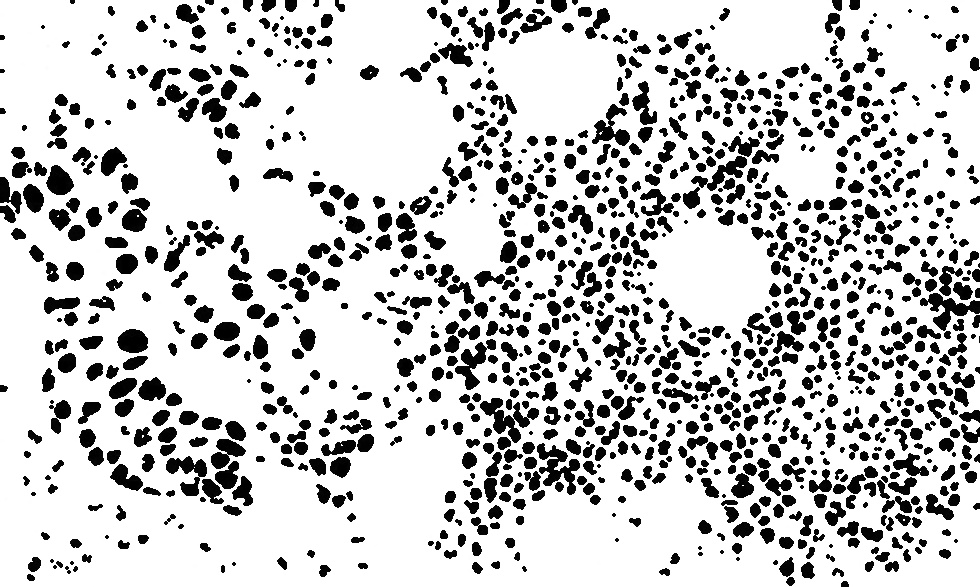
#> input picture HW5/Images/BCClosed2.jpg, 980 x 587 px, found by its file name
$ python DistanceNew.py ../Images/BCClosed2.jpg ../Images/BCDistanced.jpg
#> lines starting #> are read from the running program, lines starting #| are printed output that depends on the picture
### HW5/src/DIPLib.py
import os
import sys
import cv2 as cv
import numpy as np
import matplotlib.pyplot as plt

#Display image in window
def displayImage(img):
    cv.imshow("Image", img)
    cv.waitKey(0)
    cv.destroyAllWindows()

#Save image to given path
# [357 lines left out: functions saveImage, rgb2gray, rgb2graySingleChannel, rgb2binary, gray2binary, histogram and 10 more, not called in this run]

### HW5/src/DistanceNew.py
'''Program to apply morphological functions on input image'''
import os
import sys
import cv2 as cv
import numpy as np
import matplotlib.pyplot as plt
from skimage.feature import peak_local_max
from scipy import ndimage as ndi
import random as rng
from DIPLib import displayImage

#Generate histogram of single channel of image
# [67 lines left out: functions histogram, minMaxLCS, plotCenters, not called in this run]

def centerImage(img, markers):
    imgHeight, imgWidth = img.shape[:2]

    imgCenters = np.zeros((imgHeight, imgWidth), dtype=np.uint8)

    for coor in markers:
        y, x = coor
        imgCenters[y][x] = 255

    return imgCenters

#Get paths for input and output files
srcDir = os.path.dirname(os.path.abspath(__file__))
inPath = str(srcDir + '\\' + sys.argv[1])
outPath = str(srcDir + '\\' + sys.argv[2])

#Read in image
img = cv.imread(inPath)
#> img is the input picture: shape (587, 980, 3); min 0, max 255, mean 200.8

#Convert to gray for appropriate dtype
img = cv.cvtColor(img, cv.COLOR_BGR2GRAY)
#> img: shape (587, 980)

#Invert image
img = 255 - img
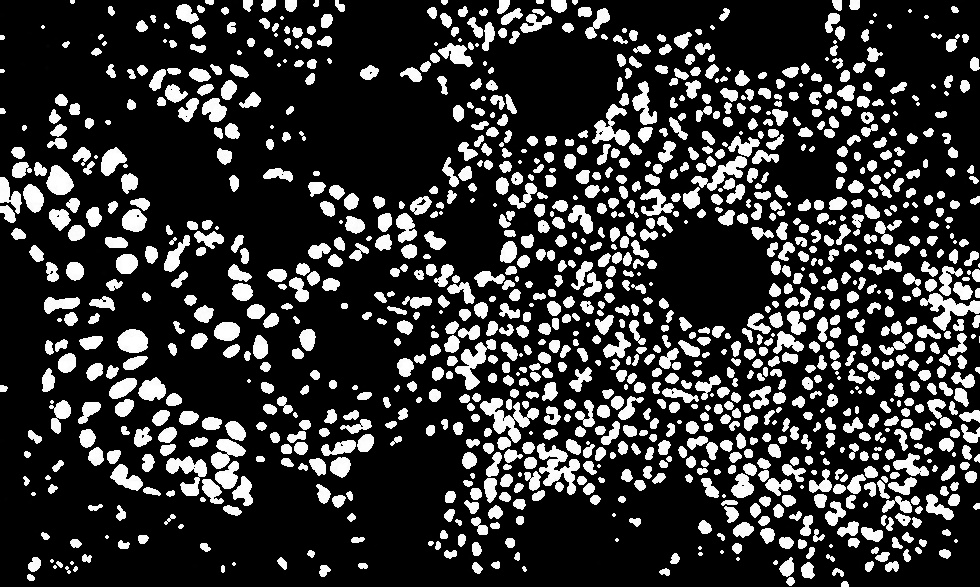
#> img: shape (587, 980); min 0, max 255, mean 54.2

#Apply distance transform
distTrans = cv.distanceTransform(img, cv.DIST_L2, cv.DIST_MASK_PRECISE)

#Normalize into range {0.0, 1.0}
cv.normalize(distTrans, distTrans, 0, 1.0, cv.NORM_MINMAX)

#Generate sure background and foreground images
sure_fg = cv.erode(img, None, iterations=2)
sure_bg = cv.dilate(img, None, iterations=3)
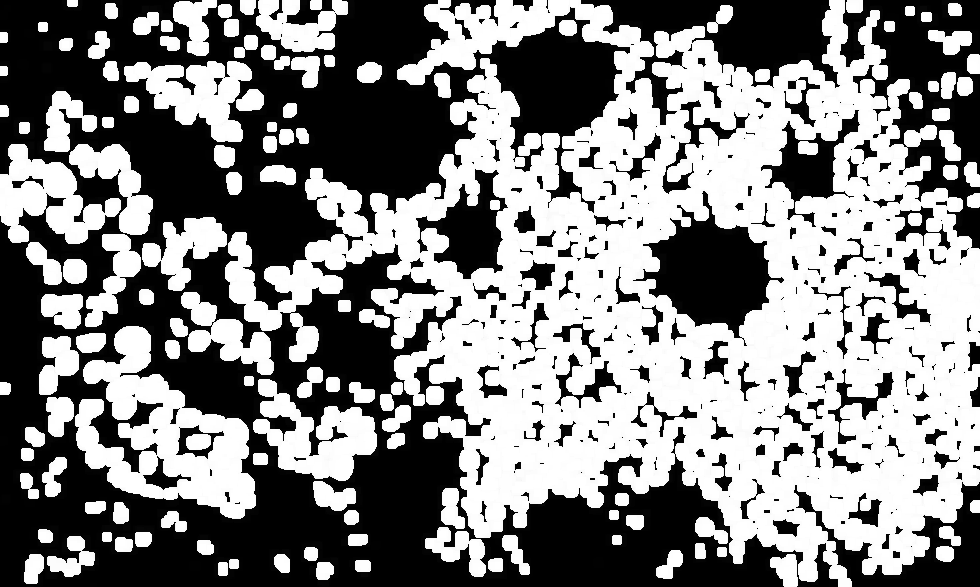
#> sure_bg: shape (587, 980); min 0, max 255, mean 131.5
# [7 lines of commented-out code are left out]

'''displayImage(combine)
img = cv.cvtColor(img, cv.COLOR_GRAY2BGR)
cv.watershed(img, combine)
m = cv.convertScaleAbs(combine)
displayImage(combine)'''

#Extract local maxima
markers = peak_local_max(distTrans, 3, threshold_rel=.2)
#> markers = 1503 pairs, first value 3 to 581, second value 9 to 975

#Place center points at maxima and dilate
imgCenters = centerImage(distTrans, markers)
#> the loop in centerImage, `for coor in markers:` made 1503 passes
#> (y, x) on passes 1 to 3: (182, 59), (341, 133), (264, 126)
#> after the loop in centerImage, `for coor in markers:`:
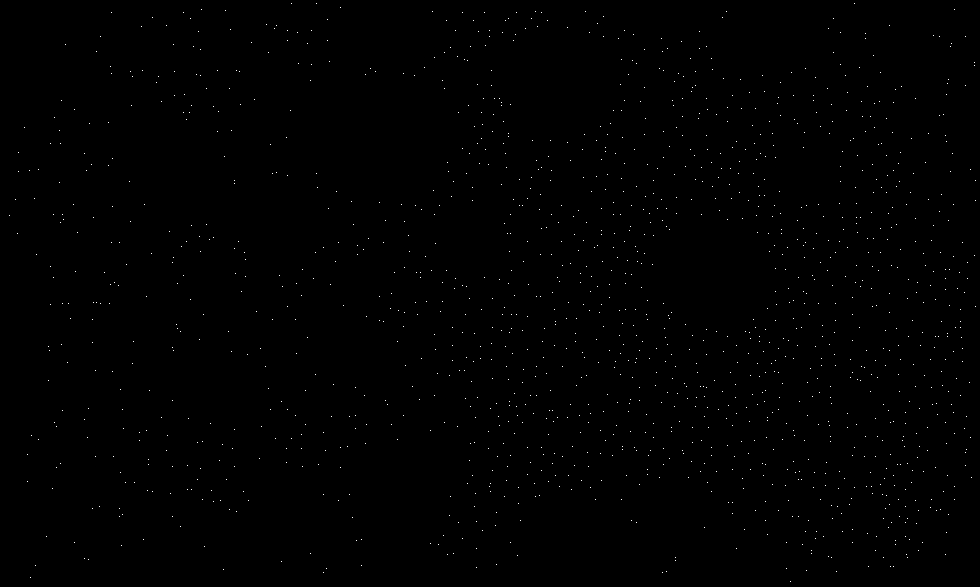
#> imgCenters: shape (587, 980); 0.26% white in thin lines or dots
imgCenters = cv.dilate(imgCenters, None, iterations=1)
#> imgCenters: shape (587, 980); 2.4% white in thin lines or dots
#displayImage(imgCenters)

#Create square kernel
kernel = np.ones((2,2), np.uint8)

unknown = cv.subtract(sure_bg, imgCenters)
displayImage(unknown)

#Perform connected components on centers
ret, labels = cv.connectedComponents(imgCenters)
#> labels: shape (587, 980) int32; 1453 distinct labels, from 0 to 1452
#> ret = 1453

#Increment labels to save 0 for unknown
labels = labels + 1
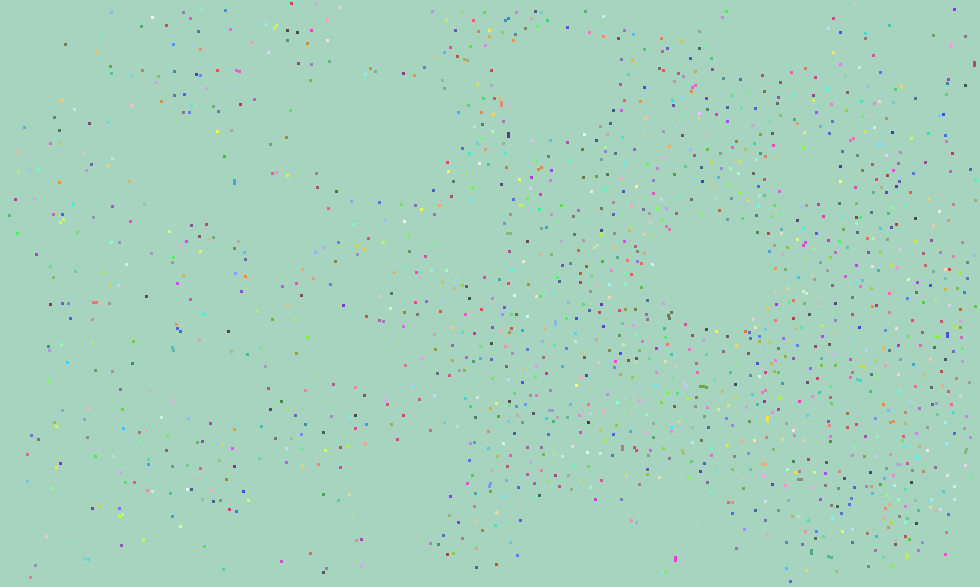
#> labels: shape (587, 980) int32; 1453 distinct labels, from 1 to 1453; one colour per label, 0 black

#Set unknown area in combined image to 0
#labels[combine == 0] = 0
#labels[combine == 128] = -1

labels[unknown == 255] = 0
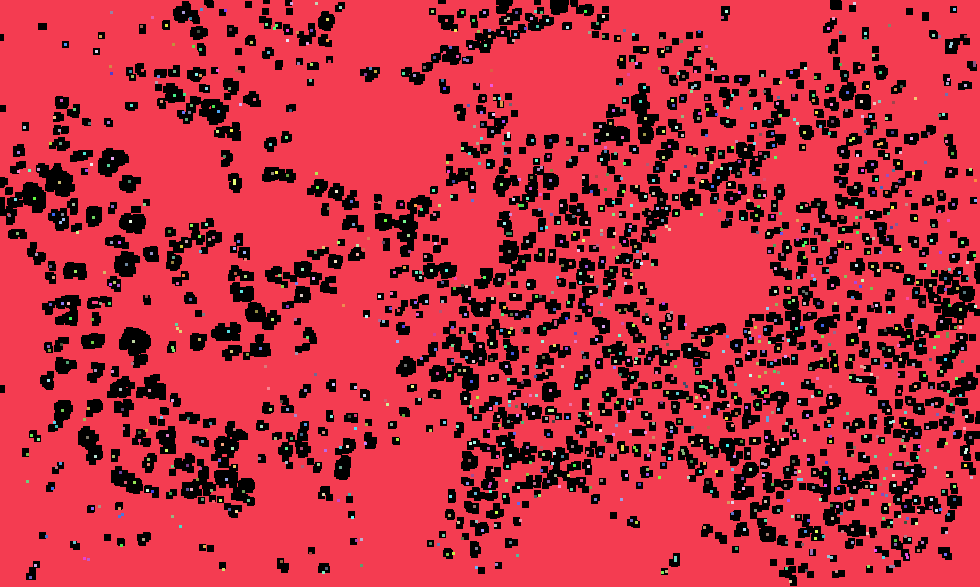
#> labels: shape (587, 980) int32; 1454 distinct labels, from 0 to 1453; one colour per label, 0 black
#labels[unknown == 0] = -1

#Convert to color
imgCenters = cv.cvtColor(imgCenters, cv.COLOR_GRAY2BGR)
#> imgCenters: shape (587, 980, 3); 2.4% white in thin lines or dots
img = cv.cvtColor(img, cv.COLOR_GRAY2BGR)
#> img: shape (587, 980, 3)

#Perform watershed
labels = cv.watershed(img, labels)
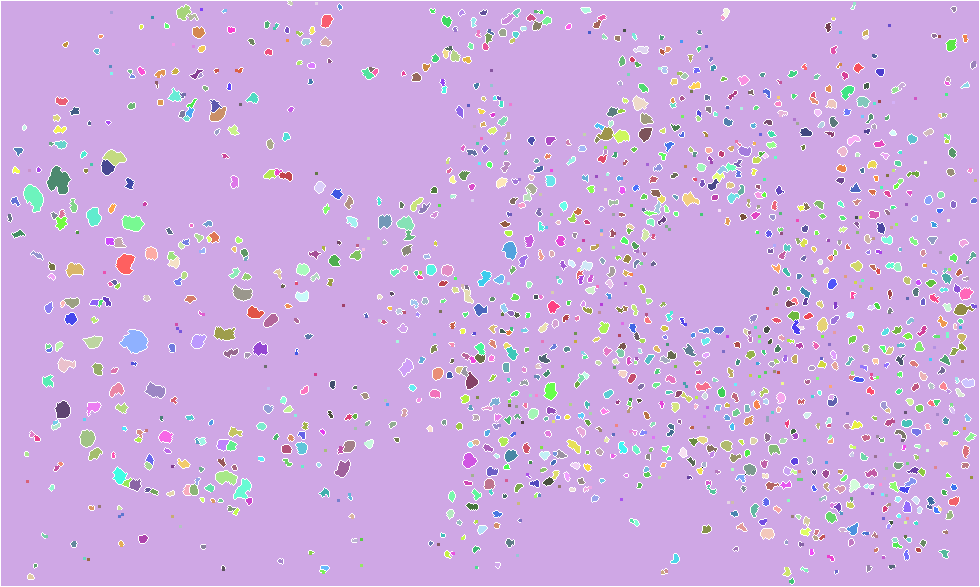
#> labels: shape (587, 980) int32; 1455 distinct labels, from -1 to 1453; one colour per label, 0 black, -1 white

#Generate random colors
colors = []
for contour in range(len(labels)):
    colors.append((rng.randint(0,256), rng.randint(0,256), rng.randint(0,256)))
#> after the loop, colors = 587 items, first 6: (197, 215, 20), (132, 248, 207), (155, 244, 183), (111, 71, 144), (71, 48, 128), (75, 158, 50)
print(len(colors))
#| 587

#Create the result image
dst = np.zeros((labels.shape[0], labels.shape[1], 3), dtype=np.uint16)

#Fill labeled objects with random colors
for i in range(labels.shape[0]):
    for j in range(labels.shape[1]):
        index = labels[i,j]
        if index > 0 and index <= len(labels):
            dst[i][j] = colors[index-1]
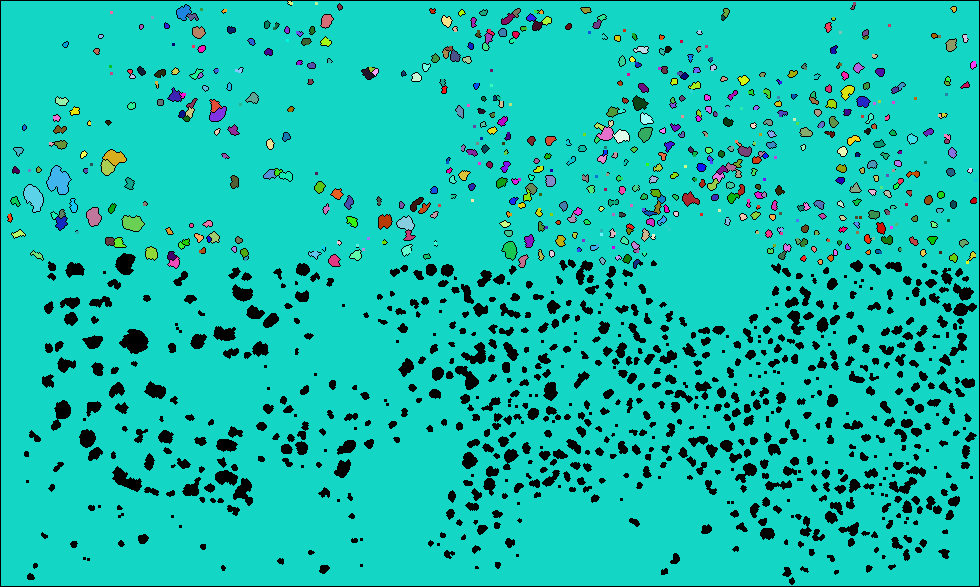
#> dst: shape (587, 980, 3) uint16; mean of channels 0, 1, 2 176.3, 192.3, 21.5; drawn with min black and max white

#Set outline to black
#dst[labels == -1] = [0,0,0]
#dst[labels == 1] = [0,0,0]

#Save final image
cv.imwrite(outPath, dst)

$ run again, on HW5/Images/GlomClosed2.jpg
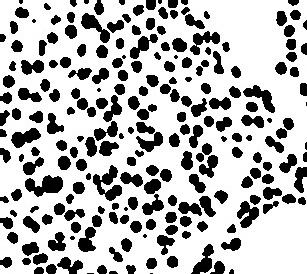
#> input picture HW5/Images/GlomClosed2.jpg, 307 x 274 px, found by its file name
#> img is the input picture: shape (274, 307, 3); min 0, max 255, mean 181.8
#> markers = 430 pairs, first value 3 to 270, second value 3 to 303
#> the loop in centerImage, `for coor in markers:` made 430 passes
#> (y, x) on passes 1 to 3: (184, 54), (184, 49), (21, 88)
#> after the loop in centerImage, `for coor in markers:`:
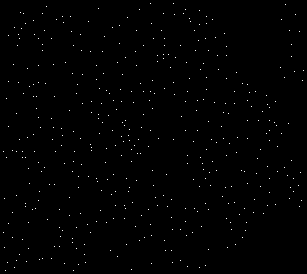
#> imgCenters: shape (274, 307); 0.51% white in thin lines or dots
#> ret = 410
#> after the loop `for contour in range(len(labels)):`: colors = 274 items, first 6: (197, 215, 20), (132, 248, 207), (155, 244, 183), (111, 71, 144), (71, 48, 128), (75, 158, 50)
#| 274
#> after the loop `for i in range(labels.shape[0]):`:
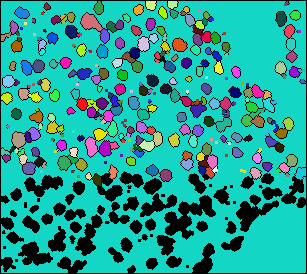
#> dst: shape (274, 307, 3) uint16; mean of channels 0, 1, 2 147.2, 158.4, 33.5; drawn with min black and max white
